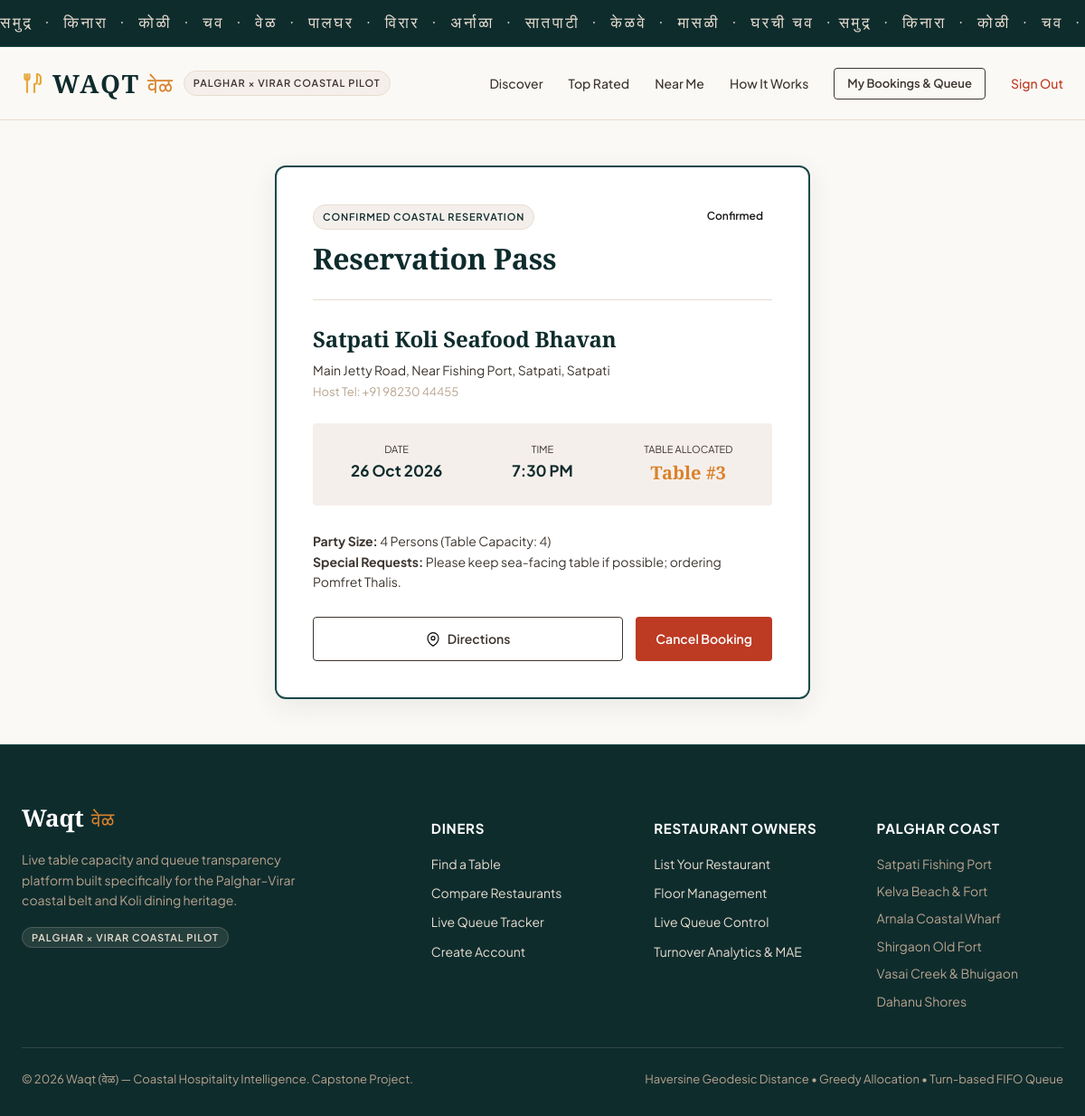
The page /reservations/1/ (signed in) on the database its author committed.
### reservations/models.py (models this page shows, shortened)
class Reservation(models.Model):
    STATUS_CHOICES = (
        ('PENDING', 'Pending Confirmation'),
        ('CONFIRMED', 'Confirmed'),
        ('CHECKED_IN', 'Checked In'),
        ('COMPLETED', 'Completed Dining'),
        ('CANCELLED', 'Cancelled'),
        ('NO_SHOW', 'No Show'),
    )
    customer = models.ForeignKey(settings.AUTH_USER_MODEL, on_delete=models.CASCADE, related_name='reservations')
    restaurant = models.ForeignKey(Restaurant, on_delete=models.CASCADE, related_name='reservations')
    table = models.ForeignKey(RestaurantTable, on_delete=models.SET_NULL, null=True, blank=True, related_name='reservations')
    party_size = models.PositiveIntegerField(default=2)
    reservation_date = models.DateField()
    reservation_time = models.TimeField()
    status = models.CharField(max_length=20, choices=STATUS_CHOICES, default='PENDING')
    special_requests = models.TextField(blank=True, default='')
    created_at = models.DateTimeField(auto_now_add=True)
    checked_in_at = models.DateTimeField(null=True, blank=True)
    completed_at = models.DateTimeField(null=True, blank=True)
    class Meta:
        ordering = ['-reservation_date', '-reservation_time']

### restaurants/models.py (models this page shows, shortened)
class Restaurant(models.Model):
    PRICE_CHOICES = (
        ('₹', 'Budget (Under ₹300 per person)'),
        ('₹₹', 'Moderate (₹300 - ₹700 per person)'),
        ('₹₹₹', 'Premium (₹700 - ₹1500 per person)'),
        ('₹₹₹₹', 'Luxury Coastal Feast (₹1500+ per person)'),
    )
    WAQT_STATUS_CHOICES = (
        ('LIVE', 'Live on Waqt (Floor & Queue Connected)'),
        ('LISTED', 'Listed in Directory (Not Connected)'),
        ('DEMO', 'Waqt Pilot Demo Data'),
    )
    CLAIM_STATUS_CHOICES = (
        ('UNCLAIMED', 'Unclaimed Public Listing'),
        ('PENDING', 'Claim Pending Verification'),
        ('VERIFIED', 'Verified Owner Registered'),
        ('REJECTED', 'Claim Rejected'),
    )
    owner = models.ForeignKey(settings.AUTH_USER_MODEL, on_delete=models.SET_NULL, null=True, blank=True, related_name='restaurants')
    name = models.CharField(max_length=255)
    slug = models.SlugField(max_length=255, unique=True, blank=True)
    description = models.TextField(blank=True, default='')
    cuisine_type = models.CharField(max_length=120, default='Koli Coastal Seafood')
    address = models.CharField(max_length=500)
    locality = models.CharField(max_length=120, help_text="e.g. Virar, Nalasopara, Vasai, Palghar, Boisar, Tarapur, Kelva, Dahanu")
    city = models.CharField(max_length=100, default='Palghar')
    district = models.CharField(max_length=100, default='Palghar')
    latitude = models.DecimalField(max_digits=9, decimal_places=6, default=19.693600)
    longitude = models.DecimalField(max_digits=9, decimal_places=6, default=72.765500)
    price_range = models.CharField(max_length=10, choices=PRICE_CHOICES, default='₹₹')
    phone = models.CharField(max_length=50, blank=True, default='')
    website = models.URLField(max_length=500, blank=True, null=True)
    opening_time = models.TimeField(default='11:00:00')
    closing_time = models.TimeField(default='23:00:00')
    average_rating = models.FloatField(default=4.2, validators=[MinValueValidator(1.0), MaxValueValidator(5.0)])
    external_rating = models.FloatField(null=True, blank=True)
    external_rating_source = models.CharField(max_length=80, blank=True, default='Public Reviews')
    waqt_rating = models.FloatField(null=True, blank=True)
    is_active = models.BooleanField(default=True)
    is_verified = models.BooleanField(default=True, help_text="True if business existence is verified from public sources")
    is_demo = models.BooleanField(default=False, help_text="True only for designated test/demo restaurants")
    waqt_status = models.CharField(max_length=20, choices=WAQT_STATUS_CHOICES, default='LISTED')
    claim_status = models.CharField(max_length=25, choices=CLAIM_STATUS_CHOICES, default='UNCLAIMED')
    source_url = models.URLField(max_length=600, blank=True, null=True)
    source_name = models.CharField(max_length=100, blank=True, default='Public Coastal Directory')
    last_verified_at = models.DateTimeField(null=True, blank=True)
    hero_image = models.CharField(max_length=500, blank=True, default='/static/images/hero-coastal.jpg')
    created_at = models.DateTimeField(auto_now_add=True)
    updated_at = models.DateTimeField(auto_now=True)
    class Meta:
        ordering = ['name']
        indexes = [
            models.Index(fields=['locality']),
            models.Index(fields=['waqt_status']),
            models.Index(fields=['cuisine_type']),
        ]

class RestaurantTable(models.Model):
    STATUS_CHOICES = (
        ('AVAILABLE', 'Available'),
        ('OCCUPIED', 'Occupied'),
        ('RESERVED', 'Reserved'),
        ('CLEANING', 'Cleaning'),
        ('OUT_OF_SERVICE', 'Out of Service'),
    )
    restaurant = models.ForeignKey(Restaurant, on_delete=models.CASCADE, related_name='tables')
    table_number = models.CharField(max_length=20)
    capacity = models.PositiveIntegerField(default=4)
    status = models.CharField(max_length=20, choices=STATUS_CHOICES, default='AVAILABLE')
    created_at = models.DateTimeField(auto_now_add=True)
    class Meta:
        unique_together = ('restaurant', 'table_number')
        ordering = ['table_number']

### reservations/views.py (the view)
# urls.py: path('<int:pk>/', views.reservation_detail_view, name='detail'),
@login_required
def reservation_detail_view(request, pk):
    reservation = get_object_or_404(Reservation, pk=pk)
    if reservation.customer != request.user and reservation.restaurant.owner != request.user:
        messages.error(request, "Unauthorized access to reservation.")
        return redirect('accounts:dashboard')
    return render(request, 'customer/reservation_detail.html', {'reservation': reservation})

### core/context_processors.py (called while the page is built)
def waqt_context(request):
    return {
        'APP_NAME': 'Waqt',
        'APP_MARATHI': 'वेळ',
        'APP_TAGLINE': 'Know the table situation before you reach the restaurant.',
        'PILOT_REGION': 'Palghar × Virar Coastal Pilot',
        'user': request.user,
        'is_customer': request.user.is_authenticated and getattr(request.user, 'role', '') == 'CUSTOMER',
        'is_owner': request.user.is_authenticated and getattr(request.user, 'role', '') == 'OWNER',
    }

### core/templatetags/waqt_tags.py (called while the page is built)
@register.filter
def status_badge(status):
    classes = {
        'AVAILABLE': 'badge-available',
        'OCCUPIED': 'badge-occupied',
        'RESERVED': 'badge-reserved',
        'CLEANING': 'badge-cleaning',
        'WAITING': 'badge-waiting',
        'CALLED': 'badge-called',
        'SEATED': 'badge-seated',
        'COMPLETED': 'badge-completed',
        'CANCELLED': 'badge-cancelled',
        'CONFIRMED': 'badge-confirmed',
        'PENDING': 'badge-pending',
    }
    return classes.get(status, 'badge-default')

### templates/customer/reservation_detail.html (shortened to what this page needs)
{% extends 'base.html' %}
{% load static waqt_tags %}
{% block content %}
<div class="waqt-container" style="max-width: 640px; margin: 50px auto;">
  <div style="background: #fff; border: 2px solid var(--tide-green); border-radius: var(--radius-lg); padding: 40px; box-shadow: var(--shadow-medium); position: relative;">
    <div style="display: flex; justify-content: space-between; align-items: flex-start; border-bottom: var(--border-subtle); padding-bottom: 20px; margin-bottom: 24px;">
      <div>
        <span class="pilot-tag" style="background: var(--cream); color: var(--deep-tide); margin-bottom: 6px; display: inline-block;">
          Confirmed Coastal Reservation
        </span>
        <h1 style="font-size: 32px; margin: 0;">Reservation Pass</h1>
      </div>
      <span class="badge-status {{ reservation.status|status_badge }}">{{ reservation.get_status_display }}</span>
    </div>
    <div style="margin-bottom: 24px;">
      <h2 style="font-size: 24px; color: var(--deep-tide); margin-bottom: 4px;">{{ reservation.restaurant.name }}</h2>
      <div style="font-size: 14px; color: var(--driftwood);">
        {{ reservation.restaurant.address }}, {{ reservation.restaurant.locality }}
      </div>
      <div style="font-size: 13px; color: var(--wet-sand); margin-top: 2px;">
        Host Tel: {{ reservation.restaurant.phone }}
      </div>
    </div>
    <div style="display: grid; grid-template-columns: 1fr 1fr 1fr; gap: 16px; background: var(--cream); padding: 20px; border-radius: var(--radius-sm); margin-bottom: 28px; text-align: center;">
      <div>
        <div style="font-size: 11px; text-transform: uppercase; color: var(--driftwood);">Date</div>
        <div style="font-size: 17px; font-weight: 700; color: var(--deep-tide); margin-top: 2px;">
          {{ reservation.reservation_date|date:"d M Y" }}
        </div>
      </div>
      <div>
        <div style="font-size: 11px; text-transform: uppercase; color: var(--driftwood);">Time</div>
        <div style="font-size: 17px; font-weight: 700; color: var(--deep-tide); margin-top: 2px;">
          {{ reservation.reservation_time|time:"g:i A" }}
        </div>
      </div>
      <div>
        <div style="font-size: 11px; text-transform: uppercase; color: var(--driftwood);">Table Allocated</div>
        <div style="font-size: 20px; font-family: var(--font-serif); font-weight: 700; color: var(--turmeric); margin-top: 2px;">
          Table #{{ reservation.table.table_number }}
        </div>
      </div>
    </div>
    <div style="font-size: 14px; color: var(--driftwood); margin-bottom: 28px;">
      <strong>Party Size:</strong> {{ reservation.party_size }} Persons (Table Capacity: {{ reservation.table.capacity }})<br>
      {% if reservation.special_requests %}
        <strong>Special Requests:</strong> {{ reservation.special_requests }}
      {% endif %}
    </div>
    <div style="display: flex; gap: 14px;">
      <a href="https://maps.google.com/?q={{ reservation.restaurant.latitude }},{{ reservation.restaurant.longitude }}" target="_blank" class="btn btn-outline" style="flex: 1;">
        <img src="{% static 'icons/pin.svg' %}" width="16" height="16" alt="Pin">
        Directions
      </a>
      {% if reservation.status in 'PENDING,CONFIRMED' %}
        <a href="{% url 'reservations:cancel' reservation.pk %}" class="btn btn-chilli" onclick="return confirm('Cancel this reservation?');">
          Cancel Booking
        </a>
      {% endif %}
    </div>
  </div>
</div>
{% endblock %}

### static/css/theme.css (style rules this page uses)
:root { --shell: #FBF9F5; --cream: #F5EFEB; --sand: #E7DDD0; --wet-sand: #B8A48F; --driftwood: #3D352F; --deep-tide: #0F2C2D; --tide-green: #1A484A; --turmeric: #D9822B; --kokum: #6B1D38; --chilli: #BD3A23; --coral: #E26D5C; --ink: #1A1715; --scale-silver: #D5DFDE; --template-gold: #E5A93C; --template-gold-hover: #D4962B; --template-gold-light: #FFF8E7; --template-dark: #0D1315; --template-dark-card: #151D20; --status-available: #1D6F42; --status-available-bg: #E8F5E9; --status-occupied: #A73218; --status-occupied-bg: #FBEBE8; --status-reserved: #C8721C; --status-reserved-bg: #FEF3E8; --status-cleaning: #5A3E7D; --status-cleaning-bg: #F3EDFA; --font-serif: 'Cormorant Garamond', Georgia, serif; --font-sans: 'Plus Jakarta Sans', -apple-system, BlinkMacSystemFont, sans-serif; --font-marathi: 'Rozha One', 'Yatra One', 'AMS Shikha', serif; --shadow-subtle: 0 4px 20px rgba(15, 44, 45, 0.05); --shadow-medium: 0 8px 30px rgba(15, 44, 45, 0.08); --shadow-deep: 0 16px 40px rgba(15, 44, 45, 0.12); --radius-sm: 4px; --radius-md: 8px; --radius-lg: 12px; --radius-full: 9999px; --border-subtle: 1px solid var(--sand); }
body { margin: 0; padding: 0; background-color: var(--shell); color: var(--ink); font-family: var(--font-sans); -webkit-font-smoothing: antialiased; line-height: 1.6; }
h1, h2, h3, .heading-serif { font-family: var(--font-serif); font-weight: 600; color: var(--deep-tide); margin-top: 0; letter-spacing: -0.01em; }

### static/css/styles.css (style rules this page uses)
html { scroll-behavior: smooth; }
* { box-sizing: border-box; }
a { color: inherit; text-decoration: none; }
.waqt-container { max-width: 1240px; margin: 0 auto; padding: 0 24px; }
.pilot-tag { font-size: 11px; font-weight: 600; letter-spacing: 0.08em; text-transform: uppercase; background: var(--cream); border: 1px solid var(--sand); padding: 4px 10px; border-radius: var(--radius-full); color: var(--driftwood); }
.btn { display: inline-flex; align-items: center; justify-content: center; gap: 8px; font-family: var(--font-sans); font-size: 14px; font-weight: 600; padding: 12px 22px; border-radius: var(--radius-sm); cursor: pointer; transition: all 0.2s ease; border: none; text-decoration: none; }
.btn-outline { background: transparent; border: 1px solid var(--driftwood); color: var(--driftwood); }
.btn-chilli { background: var(--chilli); color: #fff; }
.badge-status { display: inline-flex; align-items: center; gap: 6px; padding: 4px 10px; border-radius: var(--radius-full); font-size: 12px; font-weight: 600; }

### rows shown on the page
Reservation: status "Confirmed", restaurant.name "Satpati Koli Seafood Bhavan", restaurant.address "Main Jetty Road, Near Fishing Port, Satpati", restaurant.locality "Satpati", restaurant.phone "+91 98230 44455", reservation_date "26 Oct 2026", reservation_time "7:30 PM", table.table_number "3", party_size "4", table.capacity "4", special_requests "Please keep sea-facing table if possible; ordering Pomfret Thalis."

### other values the page prints
{{ PILOT_REGION }} "PALGHAR × VIRAR COASTAL PILOT"
